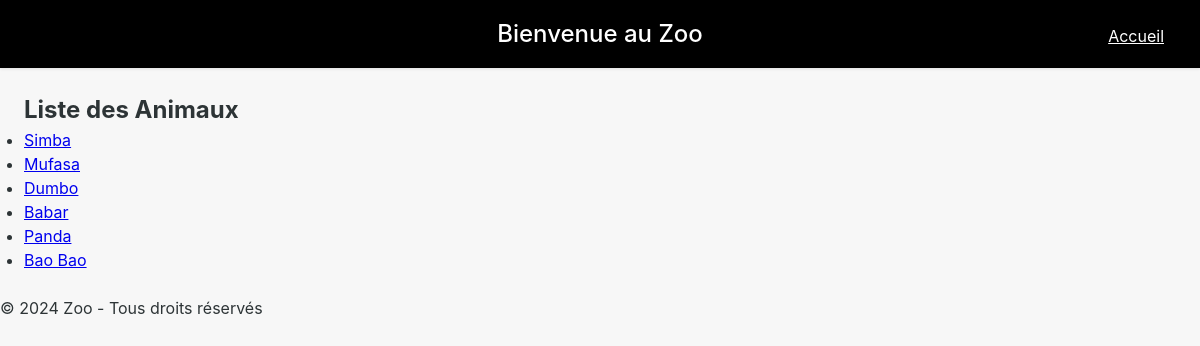
Page /animaux/ on the committed database.
### zoo/models.py (models this page shows, shortened)
class Animal(models.Model):
    nom = models.CharField(max_length=100)
    description = models.CharField(max_length=1000)
    enclos = models.ForeignKey('Enclos', on_delete=models.CASCADE)
    soigneur = models.ForeignKey('Soigneur', on_delete=models.CASCADE, null=True, blank=True)
    date_naissance = models.DateField()
    date_arrivee = models.DateField(null=True, blank=True)
    image = models.ImageField(upload_to='images/', null=True, blank=True)

### zoo/views.py (the view)
# urls.py: path('animaux/', views.liste_animaux, name='liste_animaux'),
def liste_animaux(request):
    animaux = Animal.objects.all()
    return render(request, 'zoo/liste_animaux.html', {'animaux': animaux})

### zoo/templates/zoo/liste_animaux.html (shortened to what this page needs)
{% extends 'zoo/base.html' %}
{% block content %}
    <h2>Liste des Animaux</h2>
    <ul>
        {% for animal in animaux %}
            <li>
                <a href="{% url 'detail_animal' animal.id %}">{{ animal.nom }}</a>
            </li>
        {% endfor %}
    </ul>
{% endblock %}

### zoo/static/css/styles.css (style rules this page uses)
* { margin: 0; padding: 0; box-sizing: border-box; }
body { font-family: -apple-system, BlinkMacSystemFont, 'Segoe UI', Roboto, Oxygen, Ubuntu, Cantarell, sans-serif; background-color: #f7f7f7; color: #2d3436; line-height: 1.5; }

### rows in the picture
Animal: nom "Simba"
Animal: nom "Mufasa"
Animal: nom "Dumbo"
Animal: nom "Babar"
Animal: nom "Panda"
Animal: nom "Bao Bao"
